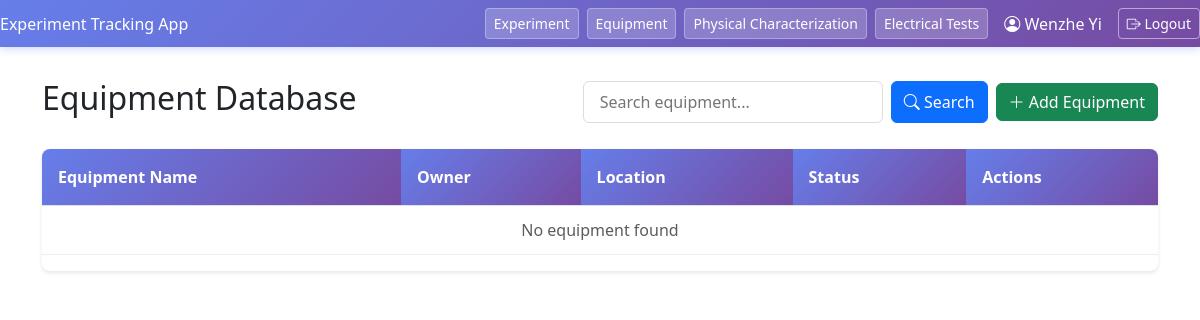
The app's page /equipment/ (signed in), older data.
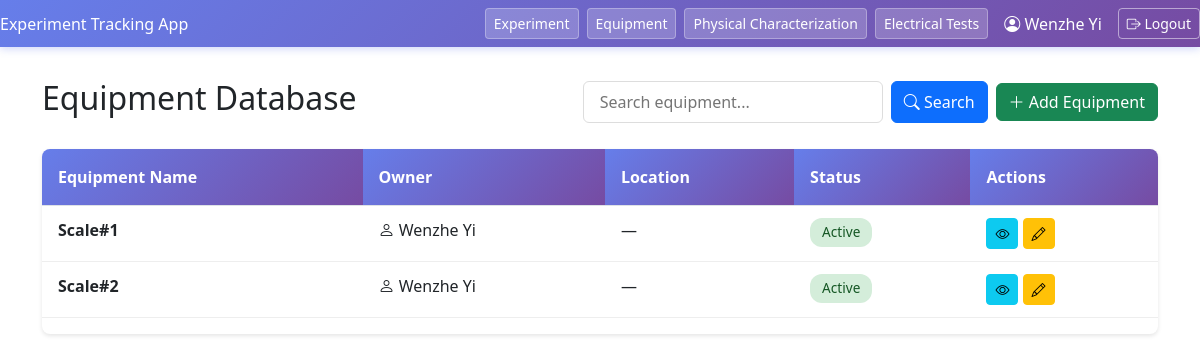
The same page, newer data.
### experiment_flow/models.py (models this page shows, shortened)
class Equipment(models.Model):
    equipment_name = models.CharField(max_length=100, unique=True, help_text="Name of the equipment")
    description = models.TextField(blank=True, null=True, help_text="Detailed description of the equipment")
    owner = models.ForeignKey(User, on_delete=models.SET_NULL, null=True, blank=True, related_name='equipment', help_text="Equipment owner/responsible person")
    location = models.CharField(max_length=200, blank=True, null=True, help_text="Current location (e.g., Lab 101, Room A)")
    size = models.CharField(max_length=100, blank=True, null=True, help_text="Physical dimensions (e.g., 60cm x 80cm x 120cm)")
    power_requirement = models.CharField(max_length=100, blank=True, null=True, help_text="Power requirement (e.g., 5kW, 3-phase)")
    voltage = models.CharField(max_length=50, blank=True, null=True, help_text="Voltage requirement (e.g., 220V, 380V)")
    current = models.CharField(max_length=50, blank=True, null=True, help_text="Current requirement (e.g., 15A, 20A)")
    water_requirement = models.CharField(max_length=200, blank=True, null=True, help_text="Water requirement (e.g., DI water, 5L/min)")
    gas_input = models.CharField(max_length=200, blank=True, null=True, help_text="Gas input requirements (e.g., N2, Ar, 2 SLM)")
    exhaust_requirement = models.CharField(max_length=200, blank=True, null=True, help_text="Exhaust requirements (e.g., Acid exhaust, 500 CFM)")
    created_on = models.DateTimeField(auto_now_add=True)
    updated_on = models.DateTimeField(auto_now=True)
    is_active = models.BooleanField(default=True, help_text="Whether the equipment is currently active/available")
    class Meta:
        ordering = ['equipment_name']
        verbose_name = "Equipment"
        verbose_name_plural = "Equipment"

### experiment_flow/views.py (the view, shortened to what this page needs)
# urls.py: path('equipment/', views.equipment_list, name='equipment_list'),
@login_required
def equipment_list(request):
    search_query = request.GET.get('search', '')
    equipment_list = Equipment.objects.all().select_related('owner').order_by('equipment_name')
    page_number = request.GET.get('page', 1)
    paginator = Paginator(equipment_list, 20)  # 20 equipment per page
    page_obj = paginator.get_page(page_number)
    return render(request, 'experiment_flow/equipment_list.html', {
        'equipment_list': page_obj,
        'page_obj': page_obj,
        'search_query': search_query
    })

### experiment_flow/templates/experiment_flow/equipment_list.html (shortened to what this page needs)
{% extends "experiment_flow/base_no_sidebar.html" %}
{% load static %}
{% block content %}
<div class="content-container">
    <div class="header-section">
        <h2>Equipment Database</h2>
        <div class="search-bar">
            <form method="get" action="" style="display: flex; gap: 0.5rem;">
                <input type="text" name="search" class="search-input" placeholder="Search equipment..." value="{{ search_query|default:'' }}">
                <button type="submit" class="btn btn-primary">
                    <i class="bi bi-search"></i> Search
                </button>
            </form>
            <button onclick="location.href='{% url 'add_equipment' %}'" class="btn btn-success">
                <i class="bi bi-plus-lg"></i> Add Equipment
            </button>
        </div>
    </div>
    <div class="equipment-table">
        <table class="table">
            <thead>
                <tr>
                    <th>Equipment Name</th>
                    <th>Owner</th>
                    <th>Location</th>
                    <th>Status</th>
                    <th>Actions</th>
                </tr>
            </thead>
            <tbody>
                {% for equipment in equipment_list %}
                <tr>
                    <td>
                        <strong>{{ equipment.equipment_name }}</strong>
                    </td>
                    <td>
                        {% if equipment.owner %}
                            <i class="bi bi-person"></i>
                            {% if equipment.owner.first_name and equipment.owner.last_name %}
                                {{ equipment.owner.first_name }} {{ equipment.owner.last_name }}
                            {% else %}
                                {{ equipment.owner.username }}
                            {% endif %}
                        {% else %}
                            <span class="text-muted">Not assigned</span>
                        {% endif %}
                    </td>
                    <td>{{ equipment.location|default:"—" }}</td>
                    <td>
                        {% if equipment.is_active %}
                            <span class="status-badge status-active">Active</span>
                        {% else %}
                            <span class="status-badge status-inactive">Inactive</span>
                        {% endif %}
                    </td>
                    <td>
                        <a href="{% url 'equipment_detail' equipment.id %}" class="btn btn-sm btn-info" title="View Details">
                            <i class="bi bi-eye"></i>
                        </a>
                        <a href="{% url 'edit_equipment' equipment.id %}" class="btn btn-sm btn-warning" title="Edit">
                            <i class="bi bi-pencil"></i>
                        </a>
                    </td>
                </tr>
                {% empty %}
                <tr>
                    <td colspan="6" class="text-center text-muted">No equipment found</td>
                </tr>
                {% endfor %}
            </tbody>
        </table>
    </div>
</div>
{% endblock %}

### experiment_flow/templates/experiment_flow/base_no_sidebar.html (shortened to what this page needs)
<!DOCTYPE html>
<html lang="en">
<head>
    <link href="https://cdn.jsdelivr.net/npm/bootstrap@5.3.0/dist/css/bootstrap.min.css" rel="stylesheet">
    <link rel="stylesheet" href="https://cdn.jsdelivr.net/npm/bootstrap-icons@1.11.1/font/bootstrap-icons.css">
    <link href="https://cdn.jsdelivr.net/npm/select2@4.1.0-rc.0/dist/css/select2.min.css" rel="stylesheet" />
    <link href="https://cdn.jsdelivr.net/npm/select2-bootstrap-5-theme@1.3.0/dist/select2-bootstrap-5-theme.min.css" rel="stylesheet" />
</head>
<body>
    <div class="navbar">
        <div>Experiment Tracking App</div>
        <div class="ms-auto d-flex gap-2 align-items-center">
            <button onclick="location.href='{% url 'index' %}'" class="btn btn-primary btn-sm">Experiment</button>
            <button onclick="location.href='{% url 'equipment_list' %}'" class="btn btn-primary btn-sm">Equipment</button>
            <button onclick="location.href='{% url 'index' %}'" class="btn btn-primary btn-sm">Physical Characterization</button>
            <button onclick="location.href='{% url 'index' %}'" class="btn btn-primary btn-sm">Electrical Tests</button>
            {% if user.is_authenticated %}
                <span class="text-white mx-2">
                    <i class="bi bi-person-circle"></i>
                    {% if user.first_name and user.last_name %}
                        {{ user.first_name }} {{ user.last_name }}
                    {% else %}
                        {{ user.username }}
                    {% endif %}
                </span>
                <button onclick="location.href='{% url 'logout' %}'" class="btn btn-outline-light btn-sm">
                    <i class="bi bi-box-arrow-right"></i> Logout
                </button>
            {% endif %}
        </div>
    </div>
    <div class="container">
        {% block content %}{% endblock %}
    </div>
</body>
</html>

### experiment_flow/templates/experiment_flow/base_no_sidebar.html (style rules this page uses)
body { font-family: Arial, sans-serif; margin: 0; padding: 0; background: #f7f7f7; }
.navbar { background: linear-gradient(135deg, #667eea 0%, #764ba2 100%); color: #fff; padding: 1rem; display: flex; justify-content: space-between; align-items: center; box-shadow: 0 2px 8px rgba(102, 126, 234, 0.3); }
.navbar .btn-primary { background: rgba(255, 255, 255, 0.2); border: 1px solid rgba(255, 255, 255, 0.3); color: white; transition: all 0.2s; }
.navbar .btn-outline-light { border-color: rgba(255, 255, 255, 0.5); color: white; transition: all 0.2s; }
.container { padding: 2rem; }

### experiment_flow/templates/experiment_flow/equipment_list.html (style rules this page uses)
.content-container { max-width: 1400px; margin: 0 auto; }
.header-section { display: flex; justify-content: space-between; align-items: center; margin-bottom: 1.5rem; }
.search-bar { display: flex; gap: 0.5rem; align-items: center; }
.search-input { padding: 0.5rem 1rem; border: 1px solid #ddd; border-radius: 6px; width: 300px; }
.equipment-table { background: white; border-radius: 8px; overflow: hidden; box-shadow: 0 2px 4px rgba(0,0,0,0.1); }
.equipment-table table { width: 100%; }
.equipment-table th { background: linear-gradient(135deg, #667eea 0%, #764ba2 100%); color: white; padding: 1rem; text-align: left; font-weight: 600; }
.equipment-table td { padding: 0.75rem 1rem; border-bottom: 1px solid #eee; }
.status-badge { display: inline-block; padding: 0.25rem 0.75rem; border-radius: 12px; font-size: 0.85rem; font-weight: 500; }
.status-active { background: #d4edda; color: #155724; }

Row changes from the older to the newer data that the page shows:
added Equipment: equipment_name "Scale#1", owner.first_name "Wenzhe", owner.last_name "Yi", location "—", is_active "Active"
added Equipment: equipment_name "Scale#2", owner.first_name "Wenzhe", owner.last_name "Yi", location "—", is_active "Active"
Text that changed along with them:
text no longer shown: "No equipment found"
